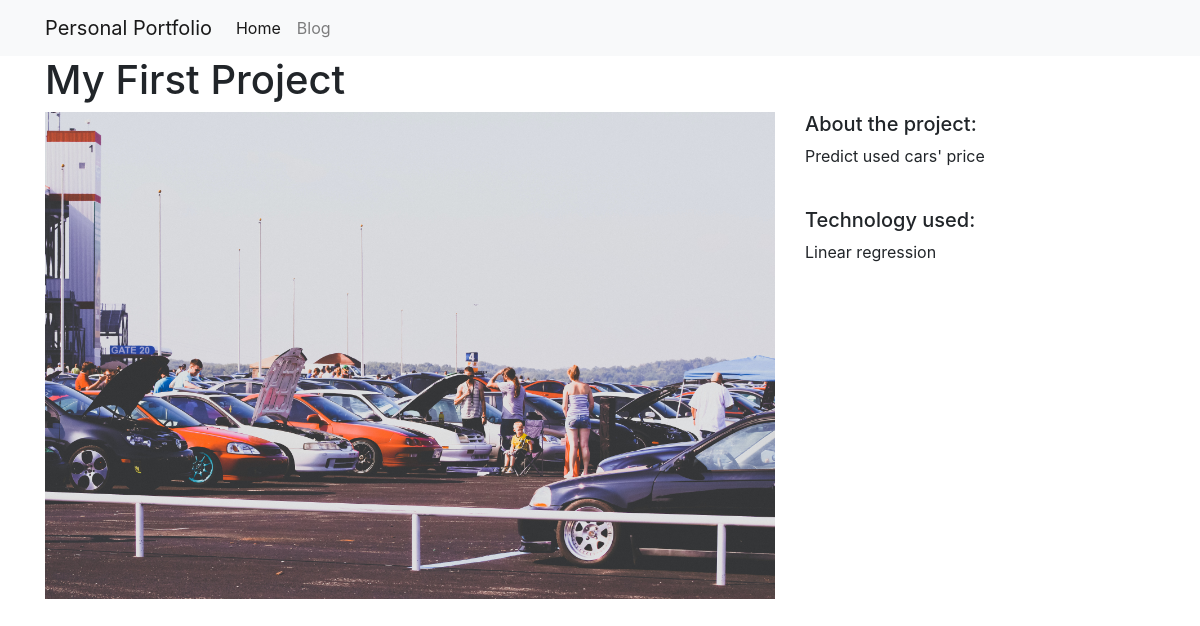
/projects/1/, run on the app's committed database.
### projects/models.py (models this page shows)
class Project(models.Model):
    title = models.CharField(max_length=100)
    description = models.TextField()
    technology = models.CharField(max_length=20)
    image = models.FilePathField(path="/img")

### projects/views.py (the view)
# urls.py: path("<int:pk>/", views.project_detail, name="project_detail"),
def project_detail(request, pk):
    project = Project.objects.get(pk=pk)
    context = {
        'project': project
    }
    return render(request, 'project_detail.html', context)

### projects/templates/project_detail.html
{% extends "base.html" %}
{% load static %}
{% block page_content %}
<h1>{{ project.title }}</h1>
<div class="row">
    <div class="col-md-8">
        <img src="{% static project.image %}" alt="" width="100%">
    </div>
    <div class="col-md-4">
        <h5>About the project:</h5>
        <p>{{ project.description }}</p>
        <br>
        <h5>Technology used:</h5>
        <p>{{ project.technology }}</p>
    </div>
</div>
{% endblock %}

### data on the page
Project: title "My First Project", image (picture), description "Predict used cars' price", technology "Linear regression"
